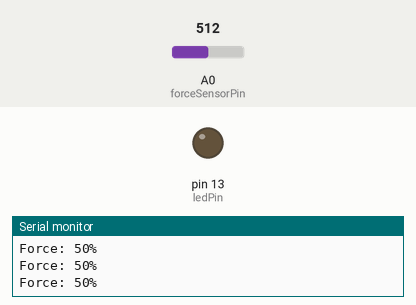
Simulated run of this sketch. Board: Arduino Uno, built with avr-gcc and run on an emulated ATmega328P. Shown: output pins drawn as LEDs (lit = HIGH), the last lines printed to the serial monitor. Inputs (shaded band) come from the test bench; at power-on: A0 (forceSensorPin) = 512.

Above: at 1.2 s.
1.3 s: A0 (forceSensorPin) set to 539
At 2.4 s:
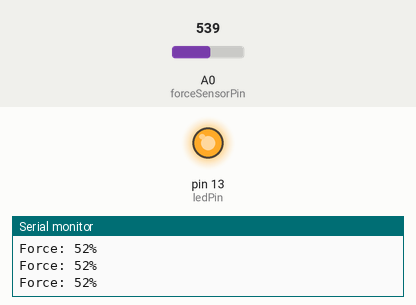
2.8 s: A0 (forceSensorPin) set to 511
At 3.7 s:
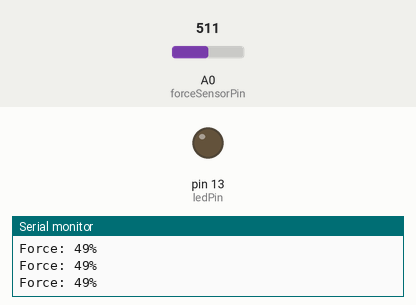
4.3 s: A0 (forceSensorPin) set to 716
At 5.1 s:
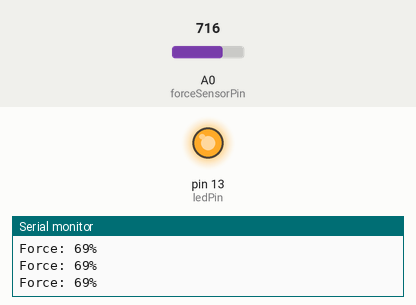
Timing chart, 0 to 7.3 s (numbered marks = the images above; inputs shaded):
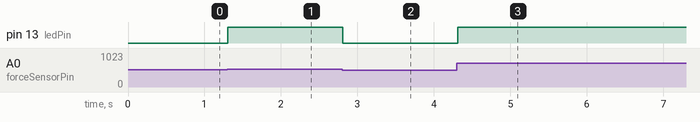

Measured:
- the behaviour switches between 521 and 522 on A0 (forceSensorPin) (found by bisection; images 0 and 1)
- after the input at 1.3 s, pin 13 (ledPin): LOW → HIGH at once
- after the input at 2.8 s, pin 13 (ledPin): HIGH → LOW at once
- after the input at 4.3 s, pin 13 (ledPin): LOW → HIGH at once

The sketch:

Force_Sensor_Code.ino
```cpp
const int forceSensorPin = A0; // Analog pin connected to the force sensor
const int ledPin = 13; // LED pin for visual feedback

void setup() {
  Serial.begin(9600); // Initialize serial communication
  pinMode(ledPin, OUTPUT); // Set LED pin as output
}

void loop() {
  // Read the voltage from the force sensor
  int sensorValue = analogRead(forceSensorPin);

  // Map the sensor value to a range (0-1023) to a force range (0-100)
  int force = map(sensorValue, 0, 1023, 0, 100);

  // Print the force value to the Serial Monitor
  Serial.print("Force: ");
  Serial.print(force);
  Serial.println("%");

  // Turn on LED if force exceeds a threshold (for visual feedback)
  if (force > 50) {
    digitalWrite(ledPin, HIGH);
  } else {
    digitalWrite(ledPin, LOW);
  }

  delay(100); // Delay for stability, adjust as needed
}
```
